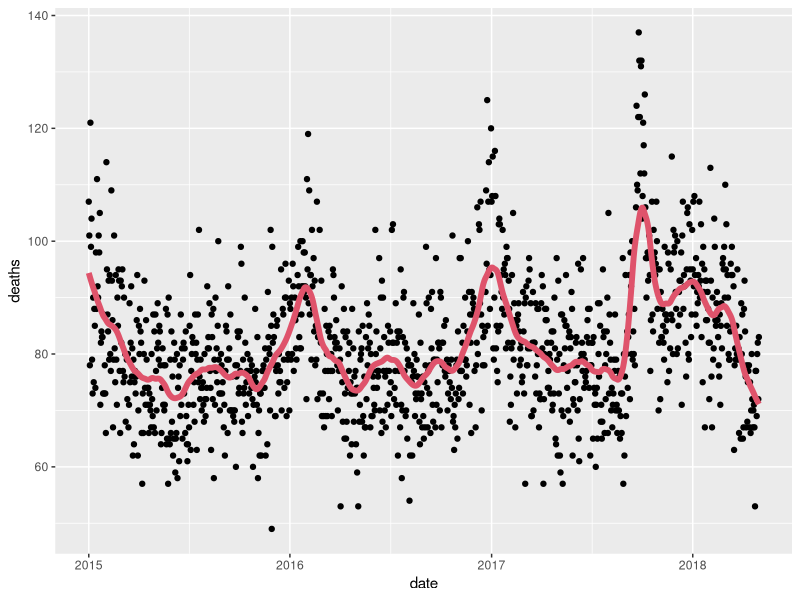
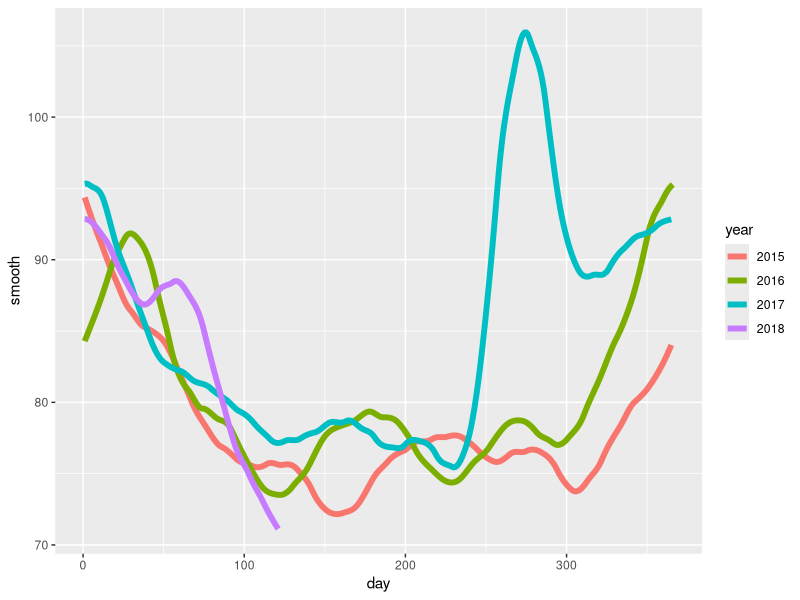
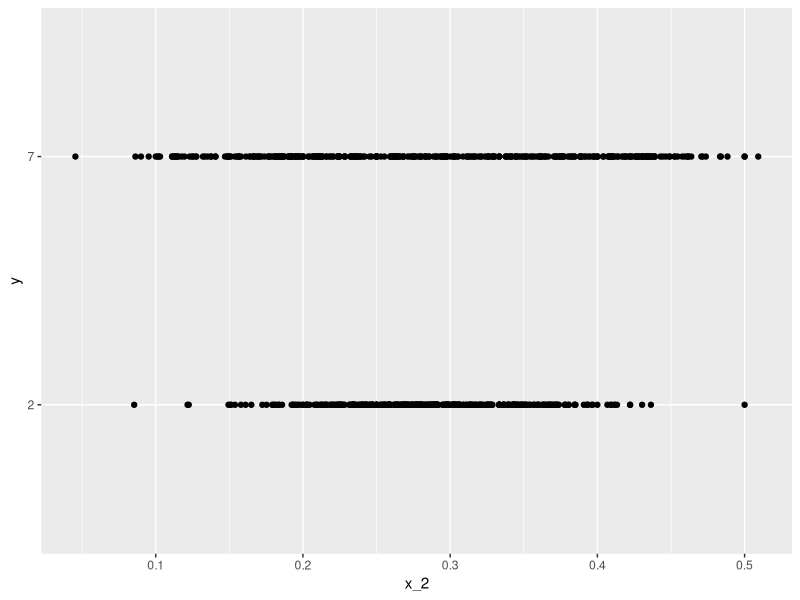
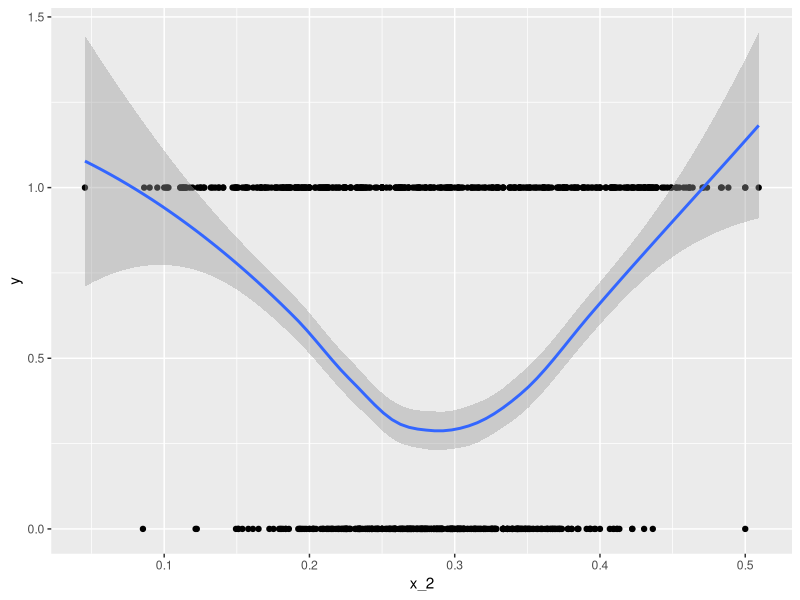

These figures' R source, in order:
library(tidyverse)
library(purrr)
# sudo add-apt-repository -y ppa:opencpu/poppler
# sudo apt-get update
# sudo sudo apt-get install -y libpoppler-cpp-dev
library(pdftools)
library(lubridate)

fn <- system.file("extdata", "RD-Mortality-Report_2015-18-180531.pdf", package="dslabs")

dat <- map_df(str_split(pdf_text(fn), "\n"), function(s){
  s <- str_trim(s)
  header_index <- str_which(s, "2015")[1]
  tmp <- str_split(s[header_index], "\\s+", simplify = TRUE)
  month <- tmp[1]
  header <- tmp[-1]
  tail_index  <- str_which(s, "Total")
  n <- str_count(s, "\\d+")
  out <- c(1:header_index, which(n==1), which(n>=28), tail_index:length(s))
  s[-out] %>%
    str_remove_all("[^\\d\\s]") %>%
    str_trim() %>%
    str_split_fixed("\\s+", n = 6) %>%
    .[,1:5] %>%
    as_data_frame() %>% 
    setNames(c("day", header)) %>%
    mutate(month = month,
           day = as.numeric(day)) %>%
    gather(year, deaths, -c(day, month)) %>%
    mutate(deaths = as.numeric(deaths))
}) %>%
  mutate(month = recode(month, "JAN" = 1, "FEB" = 2, "MAR" = 3, "APR" = 4, "MAY" = 5, "JUN" = 6, 
                        "JUL" = 7, "AGO" = 8, "SEP" = 9, "OCT" = 10, "NOV" = 11, "DEC" = 12)) %>%
  mutate(date = make_date(year, month, day)) %>%
  filter(date <= "2018-05-01")

span <- 60 / as.numeric(diff(range(dat$date)))
fit <- dat %>% mutate(x = as.numeric(date)) %>% loess(deaths ~ x, data = ., span = span, degree = 1)
dat %>% mutate(smooth = predict(fit, as.numeric(date))) %>%
  ggplot() +
  geom_point(aes(date, deaths)) +
  geom_line(aes(date, smooth), lwd = 2, col = 2)


# Question 2
dat %>% 
  mutate(smooth = predict(fit, as.numeric(date)), day = yday(date), year = as.character(year(date))) %>%
  ggplot(aes(day, smooth, col = year)) +
  geom_line(lwd = 2)

# Question 3
library(broom)
library(dslabs)

mnist_27$train %>% glm(y ~ x_2, family = "binomial", data = .) %>% tidy()
qplot(x_2, y, data = mnist_27$train)

mnist_27$train %>% 
  mutate(y = ifelse(y=="7", 1, 0)) %>%
  ggplot(aes(x_2, y)) +
  geom_point() +
  geom_smooth(method = "loess")
